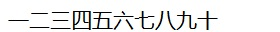
#> input picture data/train/img/100.jpg, 280 x 32 px; its folder holds only this picture in this run
$ python resizeImg.py
#> lines starting #> are read from the running program, lines starting #| are printed output that depends on the picture
import os
import cv2
import numpy as np
#resize h到32后，看看w的分布


def getAllName(file_dir, tail_list = ['.jpg']):
#> called with file_dir = '../data/train'
    L=[]
    for root, dirs, files in os.walk(file_dir):
        for file in files:
            if os.path.splitext(file)[1] in tail_list:
                L.append(os.path.join(root, file))
    return L


def main(read_dir, save_dir, new_h):
    if not os.path.exists(save_dir):
        os.makedirs(save_dir)

    img_names = getAllName(read_dir)

    for read_path in img_names:
        img = cv2.imread(read_path)
#> img is the input picture: shape (32, 280, 3); mean B, G, R 234.8, 235.6, 235.2
        h,w = img.shape[:2]
#> h = 32; w = 280

        new_w = w*new_h//h+1
#> new_w = 281

        new_img = cv2.resize(img, (new_w, new_h))
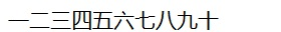
#> new_img: shape (32, 281, 3); mean B, G, R 234.8, 235.6, 235.2
        save_path = os.path.join(save_dir, os.path.basename(read_path))

        cv2.imwrite(save_path, new_img)


if __name__ == '__main__':
    read_dir = '../data/train'
    save_dir = '../data/train_resize'
    new_h = 32


    main(read_dir, save_dir, new_h)
